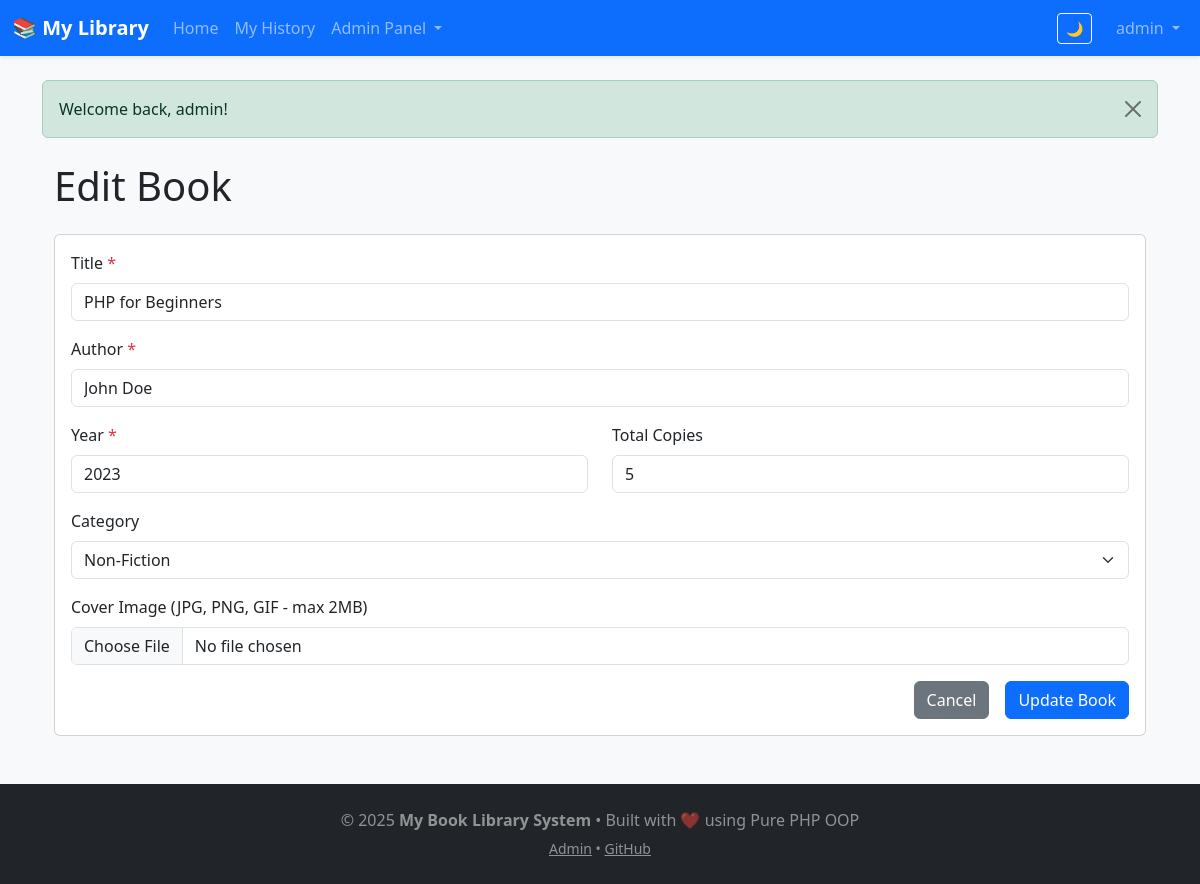
The page /admin/add-book.php?id=book_001 (signed in) on the database its author committed.
### tables this page shows
CREATE TABLE books (
    id VARCHAR(50) PRIMARY KEY,
    title VARCHAR(255) NOT NULL,
    author VARCHAR(255) NOT NULL,
    year INT NOT NULL,
    cover_image VARCHAR(255) NULL,
    category VARCHAR(50) DEFAULT 'Uncategorized',
    total_copies INT DEFAULT 1,
    available_copies INT DEFAULT 1,
    created_at TIMESTAMP DEFAULT CURRENT_TIMESTAMP
);

### src/Library.php (called while the page is built, shortened)
<?php
class Library
{
    private \PDO $pdo;
    private array $books = [];
    public function __construct() {
        $config = include __DIR__ . '/../config/database.php';
        $dsn = "mysql:host={$config['host']};dbname={$config['dbname']};charset={$config['charset']}";
        $options = [
            \PDO::ATTR_ERRMODE            => \PDO::ERRMODE_EXCEPTION,
            \PDO::ATTR_DEFAULT_FETCH_MODE => \PDO::FETCH_ASSOC,
            \PDO::ATTR_EMULATE_PREPARES   => false,
        ];
        try {
            $this->pdo = new \PDO($dsn, $config['username'], $config['password'], $options);
        } catch (\PDOException $e) {
            die("Database connection failed: " . $e->getMessage());
        }
        $this->loadAllBooks();
    }
    private function loadAllBooks(): void
    {
        $stmt = $this->pdo->query("SELECT * FROM books ORDER BY title");
        while ($row = $stmt->fetch()) {
            $book = Book::fromArray($row);
            $this->books[$book->getId()] = $book;
        }
    }
    public function getBookById(string $id): ?Book
    {
        return $this->books[$id] ?? null;
    }
}

### src/Book.php (called while the page is built, shortened)
<?php
class Book
{
    protected string $id;
    protected string $title;
    protected string $author;
    protected int $year;
    protected string $category = 'Uncategorized';
    protected int $totalCopies = 1;
    public function __construct(
        string $title,
        string $author,
        int $year,
        int $totalCopies = 1,
        ?string $coverImage = null,
        string $category = 'Uncategorized',
        ?string $id = null
    ) {
        $this->id = $id ?? uniqid('book_', true);
        $this->title = trim($title);
        $this->author = trim($author);
        $this->year = $year;
        $this->category = $category;
        $this->totalCopies = max(1, $totalCopies);
    }
    public function getId(): string
    {
        return $this->id;
    }
    public function getTitle(): string
    {
        return $this->title;
    }
    public function getAuthor(): string
    {
        return $this->author;
    }
    public function getYear(): int
    {
        return $this->year;
    }
    public function getCategory(): string
    {
        return $this->category;
    }
    public function getTotalCopies(): int
    {
        return $this->totalCopies;
    }
    public static function fromArray(array $data): self
    {
        $book = new self(
            $data['title'],
            $data['author'],
            $data['year'],
            $data['total_copies'] ?? 1,
            $data['cover_image'] ?? null,
            $data['category'] ?? 'Uncategorized',
            $data['id'] ?? null
        );
        $book->availableCopies = $data['available_copies'] ?? $book->totalCopies;
        return $book;
    }
}

### admin/add-book.php (the view, shortened to what this page needs)
<?php
require_once '../includes/functions.php';
$library = new Library();
$errors = [];
$book = null;
$isEdit = false;
if ($_SERVER['REQUEST_METHOD'] === 'POST') {
    $id          = $_POST['id'] ?? '';
    $title       = trim($_POST['title'] ?? '');
    $author      = trim($_POST['author'] ?? '');
    $year        = (int)($_POST['year'] ?? 0);
    $category    = $_POST['category'] ?? 'Uncategorized';
    $totalCopies = max(1, (int)($_POST['total_copies'] ?? 1));
    if (empty($title)) $errors[] = "Title is required.";
    if (empty($author)) $errors[] = "Author is required.";
    if ($year < 1000 || $year > date('Y') + 5) $errors[] = "Invalid year.";
    if (!in_array($category, getCategories())) $errors[] = "Invalid category.";
    if (empty($errors)) {
        if ($id && $library->getBookById($id)) {
            $book = $library->getBookById($id);
            $book->setCategory($category);
            $book->setTotalCopies($totalCopies);
            $isEdit = true;
        } else {
            $book = new Book($title, $author, $year, $totalCopies, null, $category);
        }
        $library->handleCoverUpload($book, $_FILES);
        if (empty($errors)) {
            if ($isEdit) {
                $library->updateBook($book);
                setFlashMessage("Book '{$title}' updated successfully!", 'success');
            } else {
                $library->addBook($book);
                setFlashMessage("Book '{$title}' added successfully!", 'success');
            }
            redirect('index.php');
        }
    }
} else {
    $id = $_GET['id'] ?? '';
    if ($id) {
        $book = $library->getBookById($id);
        $isEdit = true;
    }
}
include '../views/header.php';
?>
<div class="container mt-4">
    <h1 class="mb-4"><?= $isEdit ? 'Edit Book' : 'Add New Book' ?></h1>
    <div class="card">
        <div class="card-body">
            <form method="POST" enctype="multipart/form-data">
                <div class="mb-3">
                    <label class="form-label">Title <span class="text-danger">*</span></label>
                    <input type="text" name="title" class="form-control" required
                           value="<?= $book ? e($book->getTitle()) : '' ?>">
                </div>
                <div class="mb-3">
                    <label class="form-label">Author <span class="text-danger">*</span></label>
                    <input type="text" name="author" class="form-control" required
                           value="<?= $book ? e($book->getAuthor()) : '' ?>">
                </div>
                <div class="row">
                    <div class="col-md-6">
                        <div class="mb-3">
                            <label class="form-label">Year <span class="text-danger">*</span></label>
                            <input type="number" name="year" class="form-control" min="1000" max="<?= date('Y') + 5 ?>" required
                                   value="<?= $book ? $book->getYear() : date('Y') ?>">
                        </div>
                    </div>
                    <div class="col-md-6">
                        <div class="mb-3">
                            <label class="form-label">Total Copies</label>
                            <input type="number" name="total_copies" class="form-control" min="1" required
                                   value="<?= $book ? $book->getTotalCopies() : 1 ?>">
                        </div>
                    </div>
                </div>
                <div class="mb-3">
                    <label class="form-label">Category</label>
                    <select name="category" class="form-select">
                        <?php foreach (getCategories() as $cat): ?>
                            <option value="<?= e($cat) ?>" <?= ($book && $book->getCategory() === $cat) ? 'selected' : '' ?>>
                                <?= e($cat) ?>
                            </option>
                        <?php endforeach; ?>
                    </select>
                </div>
                <div class="mb-3">
                    <label class="form-label">Cover Image (JPG, PNG, GIF - max 2MB)</label>
                    <input type="file" name="cover_image" class="form-control" accept="image/*">
                </div>
                <div class="d-grid gap-2 d-md-flex justify-content-md-end">
                    <a href="index.php" class="btn btn-secondary me-md-2">Cancel</a>
                    <button type="submit" class="btn btn-primary">
                        <?= $isEdit ? 'Update Book' : 'Add Book' ?>
                    </button>
                </div>
            </form>
        </div>
    </div>
</div>
<?php include '../views/footer.php'; ?>

### views/header.php (style rules this page uses)
body { background-color: #f8f9fa; }

### rows shown on the page
books: title "PHP for Beginners", author "John Doe", year "2023", total_copies "5"

### other values the page prints
Auth::user() "admin"
$msg['text'] "Welcome back, admin!"
form field category "Non-Fiction"
